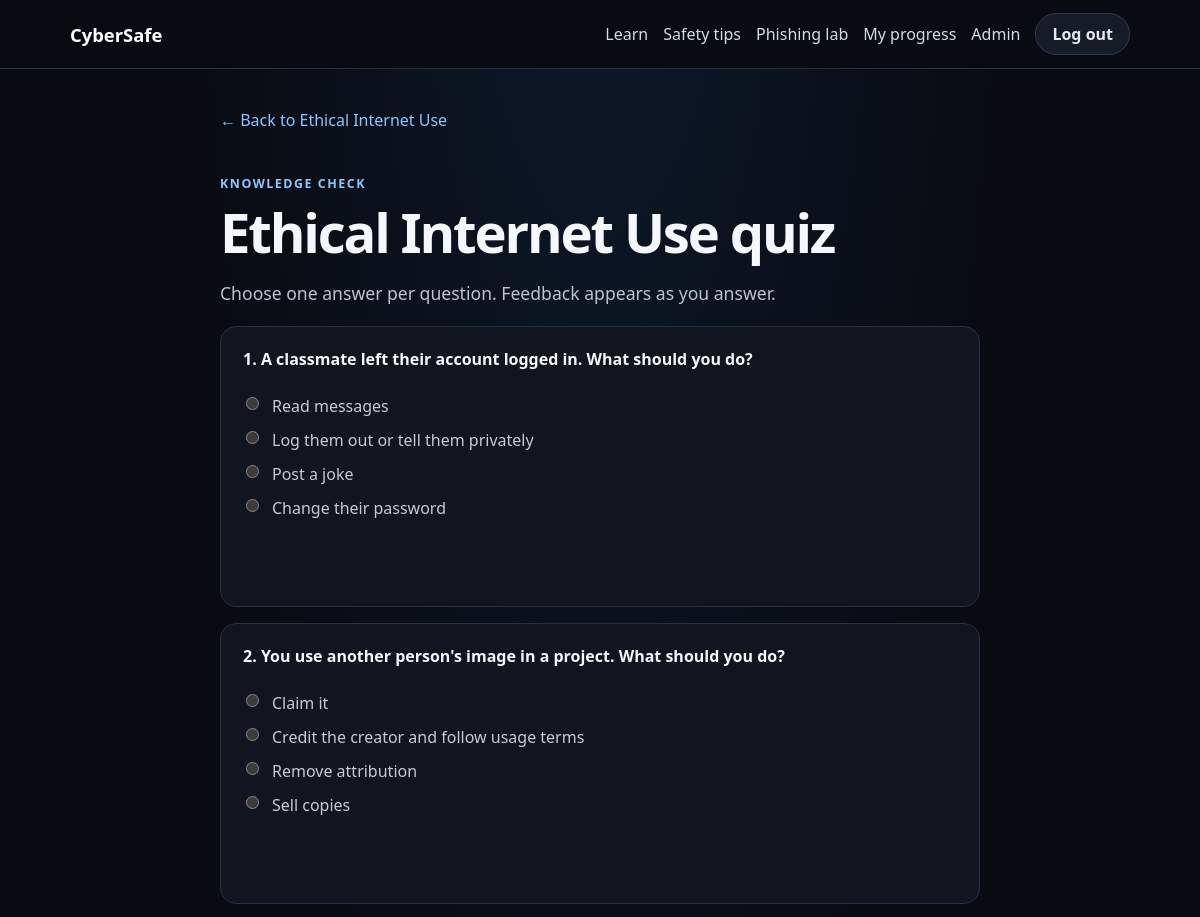
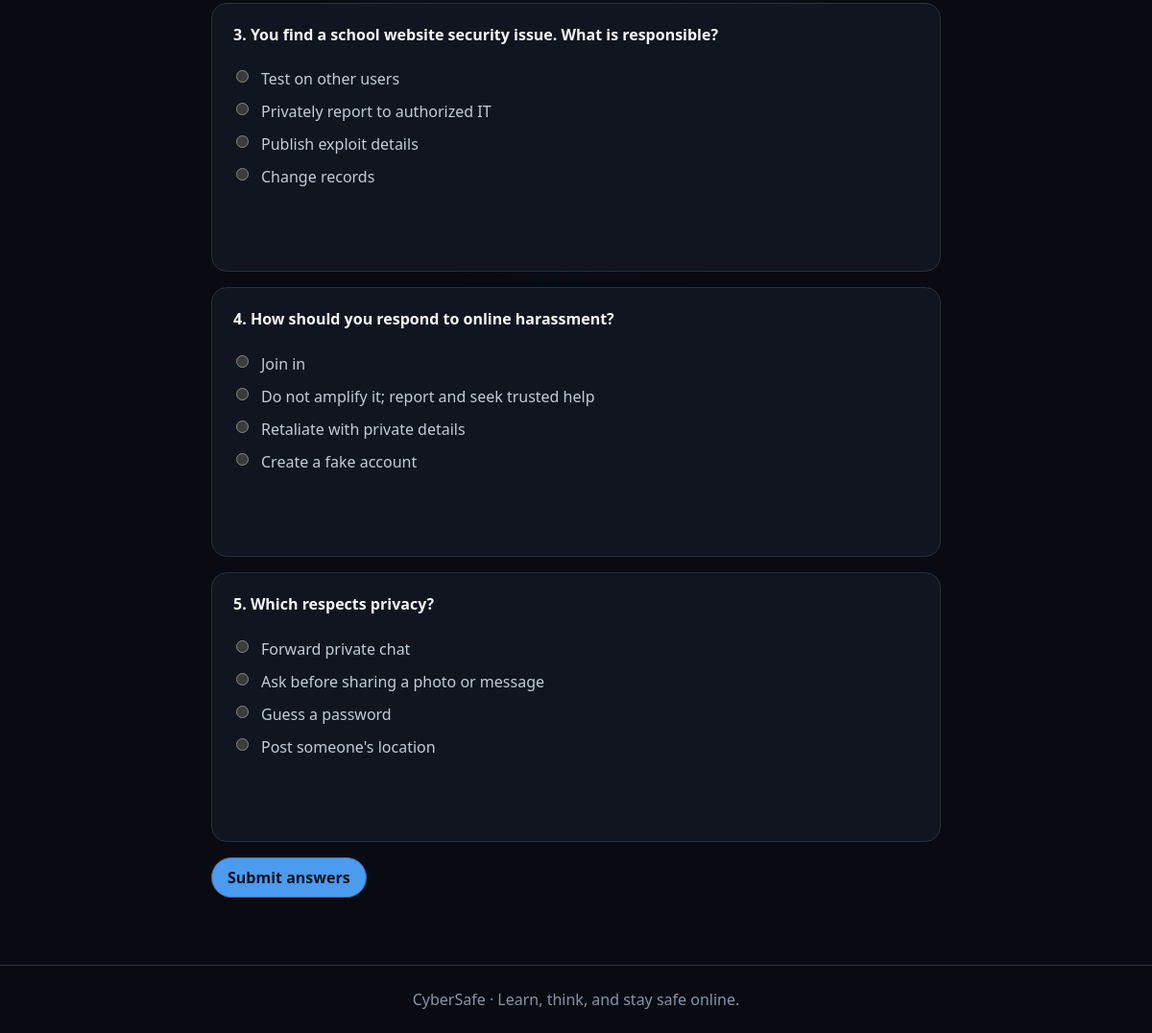
/quiz/ethical-internet-use (signed in), run on the app's committed database (2 pictures, top to bottom).
### tables this page shows
CREATE TABLE modules (
                    id INTEGER PRIMARY KEY, slug TEXT NOT NULL UNIQUE, title TEXT NOT NULL,
                    summary TEXT NOT NULL, lesson TEXT NOT NULL, examples TEXT NOT NULL,
                    takeaways TEXT NOT NULL
                );

CREATE TABLE questions (
                    id INTEGER PRIMARY KEY, module_id INTEGER NOT NULL REFERENCES modules(id) ON DELETE CASCADE,
                    prompt TEXT NOT NULL, options TEXT NOT NULL,
                    answer INTEGER NOT NULL CHECK(answer BETWEEN 0 AND 3), explanation TEXT NOT NULL
                );

### app.py (the view, shortened to what this page needs)
    @app.route("/quiz/<slug>", methods=["GET", "POST"])
    @login_required
    def quiz(slug):
        row = db().execute("SELECT * FROM modules WHERE slug=?", (slug,)).fetchone()
        if row is None:
            abort(404)
        item = module_data(row)
        questions = db().execute("SELECT * FROM questions WHERE module_id=? ORDER BY id", (item["id"],)).fetchall()
        if request.method == "GET":
            return render_template("quiz.html", module=item, questions=[dict(q, options=json.loads(q["options"])) for q in questions])

### app.py (called while the page is built)
def connect(database=DATABASE):
    db = sqlite3.connect(database)
    db.row_factory = sqlite3.Row
    db.execute("PRAGMA foreign_keys = ON")
    return db

### templates/quiz.html (shortened to what this page needs)
{% extends "base.html" %}
{% block content %}
<article class="narrow">
  <a href="{{ url_for('module',slug=module.slug) }}">← Back to {{ module.title }}</a>
  <header class="section"><span class="eyebrow">Knowledge check</span><h1>{{ module.title }} quiz</h1><p class="lead">Choose one answer per question. Feedback appears as you answer.</p></header>
  {% if not questions %}
  <section class="panel"><p>Quiz questions are being prepared for this lesson. You can review the lesson or choose another module.</p><a href="{{ url_for('modules') }}">Browse modules</a></section>
  {% else %}
  <form method="post">
    {% for question in questions %}
    <section class="question" data-answer="{{ question.answer }}" data-explanation="{{ question.explanation }}">
      <fieldset><legend>{{ loop.index }}. {{ question.prompt }}</legend>
        {% for option in question.options %}
        <label class="option"><input type="radio" name="q_{{ question.id }}" value="{{ loop.index0 }}"><span>{{ option }}</span></label>
        {% endfor %}
      </fieldset>
      <p class="feedback" aria-live="polite"></p>
    </section>
    {% endfor %}
    <button type="submit">Submit answers</button>
  </form>
  {% endif %}
</article>
{% endblock %}

### templates/base.html (style rules this page uses)
:root { color-scheme: dark; font-family: system-ui, sans-serif; background: #080b12; color: #f4f7fb; --panel:#10151f; --line:#28313f; --muted:#aab4c2; --blue:#8bc6ff; }
* { box-sizing: border-box; }
body { min-height:100vh; margin:0; background:radial-gradient(ellipse at 50% -18%,rgba(35,91,158,.18),transparent 50%),#080b12; }
a { color:var(--blue); text-decoration:none; }
.narrow { max-width:760px; margin:auto; }
.eyebrow { color:#91c6fa; text-transform:uppercase; letter-spacing:.12em; font-weight:750; font-size:.78rem; }
h1 { font-size:clamp(2rem,5vw,3.4rem); line-height:1.08; letter-spacing:-.04em; margin:10px 0; }
p { color:#bac4d1; line-height:1.65; }
.lead { max-width:720px; font-size:1.1rem; }
.section { margin-top:40px; }
.button,button { display:inline-flex; align-items:center; justify-content:center; min-height:42px; padding:0 16px; border:1px solid #426b94; border-radius:999px; background:#4b9bf0; color:#07111e; font:inherit; font-weight:700; cursor:pointer; }

### templates/quiz.html (style rules this page uses)
.question { margin:16px 0; padding:20px; border:1px solid #28313f; border-radius:16px; background:#10151f; }
.question fieldset { border:0; padding:0; margin:0; }
.question legend { color:#f4f7fb; font-weight:700; line-height:1.55; margin-bottom:12px; }
.option { display:flex; gap:10px; align-items:flex-start; margin:10px 0; color:#c3ccd8; line-height:1.5; }
.feedback { min-height:24px; }

### data on the page
modules: title "Ethical Internet Use"
questions: prompt "A classmate left their account logged in. What should you do?", options "Read messages" "Log them out or tell them privately" "Post a joke" "Change their password"
questions: prompt "You use another person's image in a project. What should you do?", options "Claim it" "Credit the creator and follow usage terms" "Remove attribution" "Sell copies"
questions: prompt "You find a school website security issue. What is responsible?", options "Test on other users" "Privately report to authorized IT" "Publish exploit details" "Change records"
questions: prompt "How should you respond to online harassment?", options "Join in" "Do not amplify it; report and seek trusted help" "Retaliate with private details" "Create a fake account"
questions: prompt "Which respects privacy?", options "Forward private chat" "Ask before sharing a photo or message" "Guess a password" "Post someone's location"
